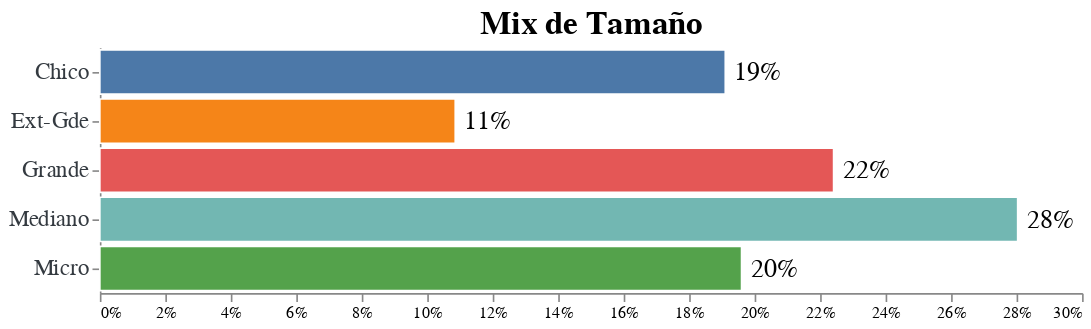

This figure's notebook cell:
### Code cell
bars= alt.Chart(tamaño_count).mark_bar(stroke = "white").encode(
    x= alt.X("percent:Q", 
        title = "", 
        axis = alt.Axis(format='.0%', grid = False, )),
    y= alt.Y("tamaño:O", 
        title="",
        axis = alt.Axis(labelAngle=0, labelFontSize=14, labelColor= "#343a40", labelFont="Arial") ),    
    tooltip = [alt.Tooltip('count', title = 'Count' ), alt.Tooltip ('tamaño:O',title = 'Tamaño' ) , alt.Tooltip('percent:Q', format='.1%', title = 'Percent' )],
    color=alt.Color(field="tamaño", type="nominal",legend=None ))

text = bars.mark_text(
    dx=+20,
    size=16,
    fill = "black",
).encode(text= alt.Text('percent:Q', format='.0%'))

(bars + text).properties(
    title = f"Mix de Tamaño",
    width = 600,
    height= 150,
).configure_title(
    fontSize = 20,
    font = "Arial",
).configure_view(
    strokeWidth = 0,)

### Figure 1 — Vega-Lite specification as saved in the notebook (floating-point values rounded to 4 significant figures)
{"config": {"view": {"continuousWidth": 400, "continuousHeight": 300, "strokeWidth": 0}, "title": {"font": "Arial", "fontSize": 20}}, "layer": [{"mark": {"type": "bar", "stroke": "white"}, "encoding": {"color": {"field": "tamaño", "legend": null, "type": "nominal"}, "tooltip": [{"field": "count", "title": "Count", "type": "quantitative"}, {"field": "tamaño", "title": "Tamaño", "type": "ordinal"}, {"field": "percent", "format": ".1%", "title": "Percent", "type": "quantitative"}], "x": {"axis": {"format": ".0%", "grid": false}, "field": "percent", "title": "", "type": "quantitative"}, "y": {"axis": {"labelAngle": 0, "labelColor": "#343a40", "labelFont": "Arial", "labelFontSize": 14}, "field": "tamaño", "title": "", "type": "ordinal"}}}, {"mark": {"type": "text", "dx": 20, "fill": "black", "size": 16}, "encoding": {"color": {"field": "tamaño", "legend": null, "type": "nominal"}, "text": {"field": "percent", "format": ".0%", "type": "quantitative"}, "tooltip": [{"field": "count", "title": "Count", "type": "quantitative"}, {"field": "tamaño", "title": "Tamaño", "type": "ordinal"}, {"field": "percent", "format": ".1%", "title": "Percent", "type": "quantitative"}], "x": {"axis": {"format": ".0%", "grid": false}, "field": "percent", "title": "", "type": "quantitative"}, "y": {"axis": {"labelAngle": 0, "labelColor": "#343a40", "labelFont": "Arial", "labelFontSize": 14}, "field": "tamaño", "title": "", "type": "ordinal"}}}], "data": {"name": "data-9b5a79cd1be3fd45ef9d34f224181234"}, "height": 150, "title": "Mix de Tamaño", "width": 600, "$schema": "https://vega.github.io/schema/vega-lite/v4.17.0.json", "datasets": {"data-9b5a79cd1be3fd45ef9d34f224181234": [{"tamaño": "Mediano", "count": 2872, "percent": 0.2803}, {"tamaño": "Grande", "count": 2296, "percent": 0.2241}, {"tamaño": "Micro", "count": 2008, "percent": 0.196}, {"tamaño": "Chico", "count": 1957, "percent": 0.191}, {"tamaño": "Ext-Gde", "count": 1112, "percent": 0.1085}]}}
